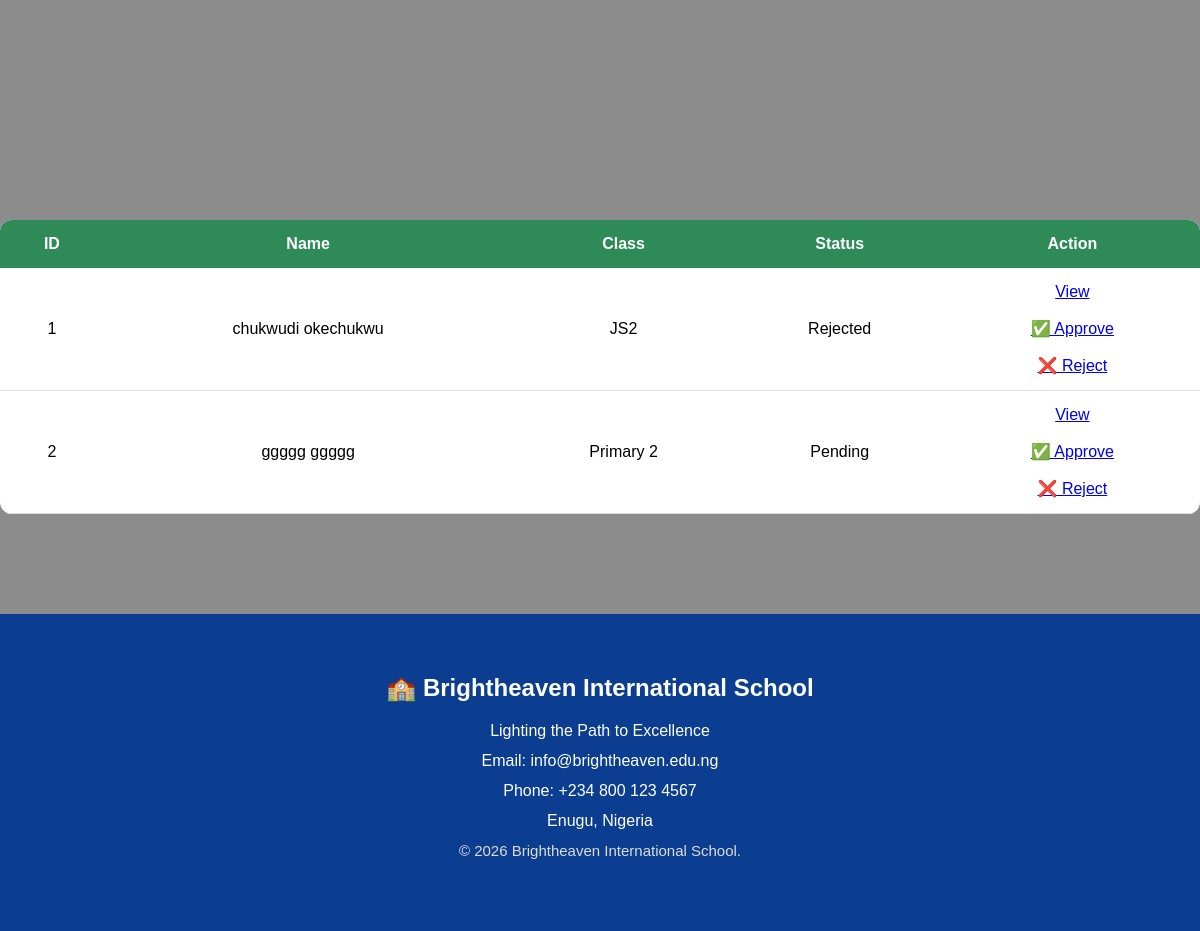
/admin/applicants (lower part), run on an earlier commit of the app's database.
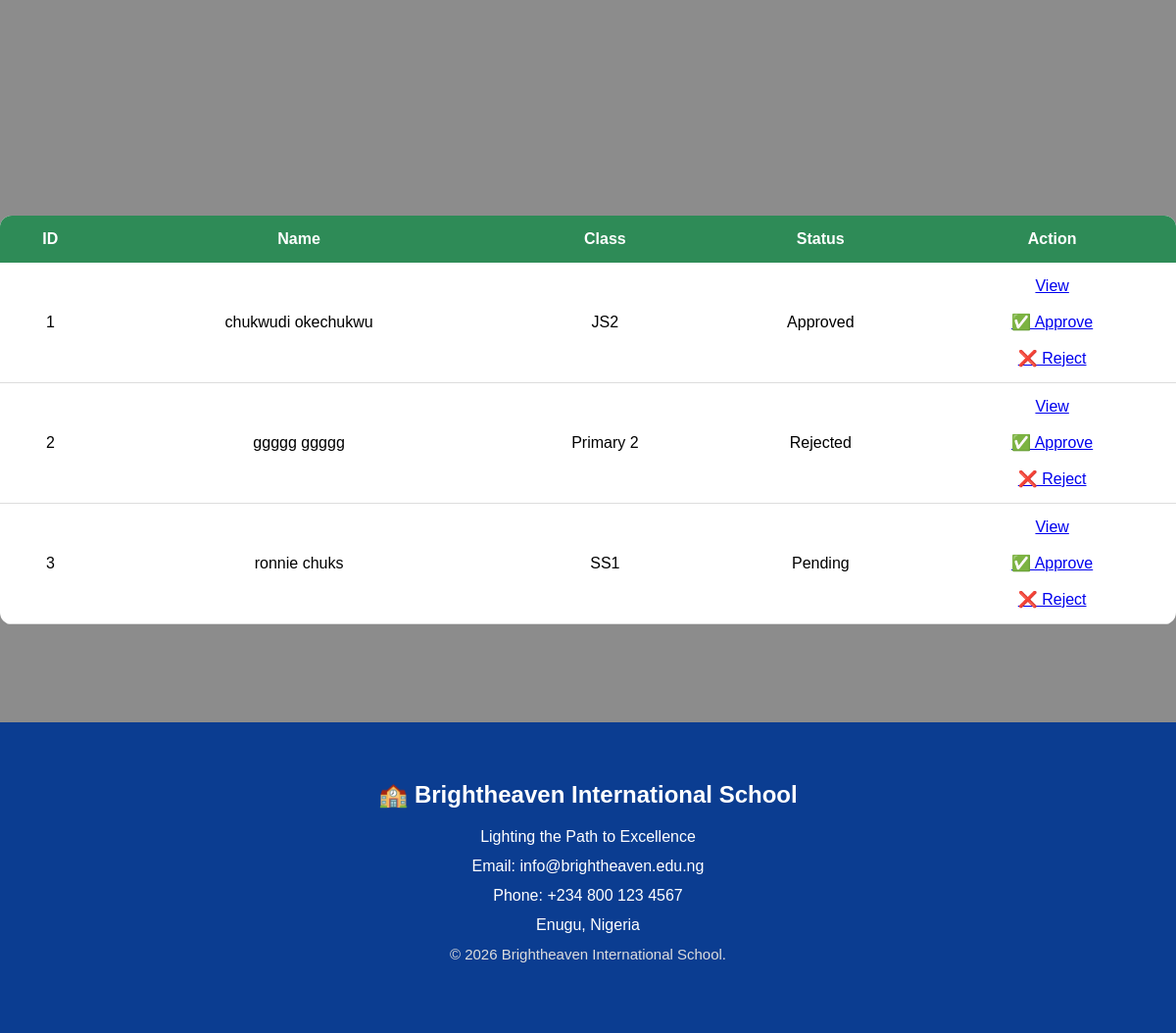
And on a later commit of the database.
### tables this page shows
CREATE TABLE applicants (

    id INTEGER PRIMARY KEY AUTOINCREMENT,

    first_name TEXT NOT NULL,

    last_name TEXT NOT NULL,

    date_of_birth TEXT NOT NULL,

    gender TEXT NOT NULL,

    class_applying TEXT NOT NULL,

    parent_name TEXT NOT NULL,

    phone TEXT NOT NULL,

    email TEXT,

    address TEXT,

    passport TEXT,

    birth_certificate TEXT,

    status TEXT DEFAULT 'Pending',

    date_applied TIMESTAMP DEFAULT CURRENT_TIMESTAMP

);

### app.py (the view)
@app.route("/admin/applicants")
def applicants():
    conn = sqlite3.connect("school.db")
    conn.row_factory = sqlite3.Row
    cursor = conn.cursor()
    search = request.args.get("search", "")
    if search:
        cursor.execute("""
            SELECT *
            FROM applicants
            WHERE first_name LIKE ?
            OR last_name LIKE ?
        """, (f"%{search}%", f"%{search}%"))
    else:
        cursor.execute("SELECT * FROM applicants")
    applicants = cursor.fetchall()
    conn.close()
    return render_template(
        "admin/applicants.html",
        applicants=applicants,
        search=search
    )

### templates/admin/applicants.html (shortened to what this page needs)
<table class="applicants-table">
          {% extends "base.html" %}
{% block content %}
<section class="hero">
    <div class="hero-content">
          <thead>
                <tr>
                    <th>ID</th>
                    <th>Name</th>
                    <th>Class</th>
                    <th>Status</th>
                    <th>Action</th>
                </tr>
            </thead>
            <tbody>
            {% for applicant in applicants %}
                <tr>
                    <td>{{ applicant["id"] }}</td>
                    <td>
                        {{ applicant["first_name"] }}
                        {{ applicant["last_name"] }}
                    </td>
                    <td>{{ applicant["class_applying"] }}</td>
                    <td>{{ applicant["status"] }}</td>
                    <td>
    <a href="{{ url_for('applicant_details', applicant_id=applicant['id']) }}">
        View
    </a>
    <br><br>
    <a href="{{ url_for('approve_applicant', applicant_id=applicant['id']) }}">
        ✅ Approve
    </a>
    <br><br>
    <a href="{{ url_for('reject_applicant', applicant_id=applicant['id']) }}">
        ❌ Reject
    </a>
</td>
                </tr>
            {% endfor %}
            </tbody>
        </table>
{% endblock %}

### templates/base.html (shortened to what this page needs)
<!DOCTYPE html>
<html lang="en">
<head>
    <link rel="stylesheet"
          href="{{ url_for('static', filename='css/style.css') }}">
</head>
<body>
    {% block content %}
    {% endblock %}
    <footer>
        <div class="footer-content">
            <h2>🏫 Brightheaven International School</h2>
            <p>Lighting the Path to Excellence</p>
            <p>Email: info@brightheaven.edu.ng</p>
            <p>Phone: +234 800 123 4567</p>
            <p>Enugu, Nigeria</p>
            <p class="copyright">
                © 2026 Brightheaven International School.
            </p>
        </div>
    </footer>
</body>
</html>

### static/css/style.css (style rules this page uses)
* { margin:0; padding:0; box-sizing:border-box; font-family:Arial,sans-serif; }
body { background:url("../images/hero.jpg"); background-size:cover; background-position:center; min-height:100vh; }
body::before { content:""; position:fixed; inset:0; background:rgba(0,0,0,.45); z-index:-1; }
html { scroll-behavior:smooth; }
.hero { display:flex; justify-content:center; align-items:center; height:80vh; text-align:center; }
.hero-content { width:80%; max-width:800px; padding:50px; background:rgba(255,255,255,.08); backdrop-filter:blur(15px); border-radius:25px; color:white; }
footer { margin-top:100px; background:#0B3D91; color:white; text-align:center; padding:60px 20px; }
.footer-content h2 { margin-bottom:20px; }
.footer-content p { margin:12px 0; }
.copyright { margin-top:30px; color:#ddd; font-size:15px; }
.applicants-table { width:100%; border-collapse:collapse; margin-top:30px; background:white; color:black; border-radius:12px; overflow:hidden; }
.applicants-table th { background:#2E8B57; color:white; padding:15px; }
.applicants-table td { padding:15px; border-bottom:1px solid #ddd; text-align:center; }

What changed in the data, as far as the page shows it:
changed applicants "chukwudi": status "Rejected" → "Approved"
changed applicants "ggggg": status "Pending" → "Rejected"
added applicants: id "3", first_name "ronnie", last_name "chuks", class_applying "SS1", status "Pending"
